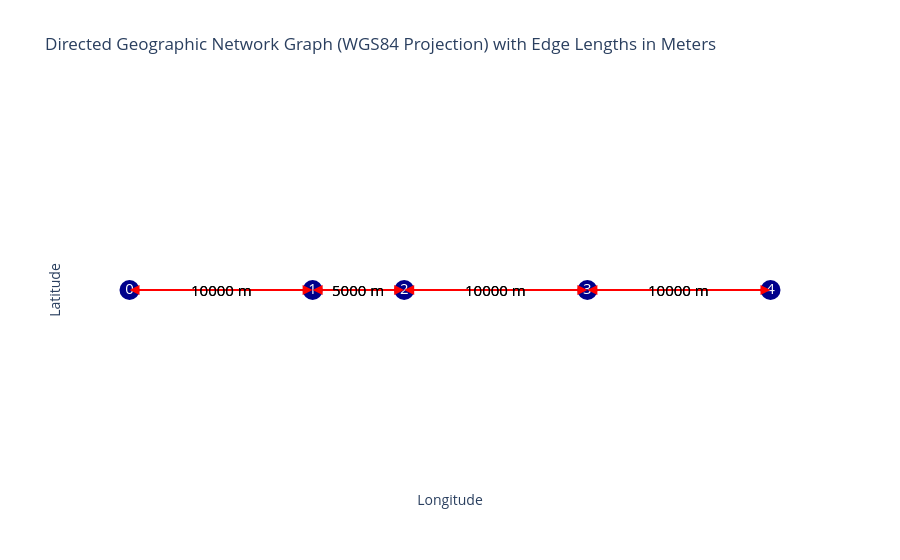

Source (notebook cell):
### Code cell
opentnsim.graph.plot_graph(FG)

### Figure 1 — Plotly figure (JSON) as saved in the notebook; plotly's stock layout.template omitted (floating-point values rounded to 4 significant figures)
{"data": [{"hoverinfo": "none", "line": {"color": "red", "width": 2}, "mode": "lines", "type": "scatter", "x": [0, 0.08983], "y": [0, 0]}, {"hoverinfo": "none", "line": {"color": "red", "width": 2}, "mode": "lines", "type": "scatter", "x": [0.08983, 0], "y": [0, 0]}, {"hoverinfo": "none", "line": {"color": "red", "width": 2}, "mode": "lines", "type": "scatter", "x": [0.08983, 0.1347], "y": [0, 0]}, {"hoverinfo": "none", "line": {"color": "red", "width": 2}, "mode": "lines", "type": "scatter", "x": [0.1347, 0.08983], "y": [0, 0]}, {"hoverinfo": "none", "line": {"color": "red", "width": 2}, "mode": "lines", "type": "scatter", "x": [0.1347, 0.2246], "y": [0, 0]}, {"hoverinfo": "none", "line": {"color": "red", "width": 2}, "mode": "lines", "type": "scatter", "x": [0.2246, 0.1347], "y": [0, 0]}, {"hoverinfo": "none", "line": {"color": "red", "width": 2}, "mode": "lines", "type": "scatter", "x": [0.2246, 0.3144], "y": [0, 0]}, {"hoverinfo": "none", "line": {"color": "red", "width": 2}, "mode": "lines", "type": "scatter", "x": [0.3144, 0.2246], "y": [0, 0]}, {"hoverinfo": "text", "marker": {"color": "darkblue", "size": 20}, "mode": "markers+text", "text": ["0", "1", "2", "3", "4"], "textfont": {"color": "white", "size": 15}, "textposition": "middle center", "type": "scatter", "x": [0, 0.08983, 0.1347, 0.2246, 0.3144], "y": [0, 0, 0, 0, 0]}], "layout": {"annotations": [{"arrowcolor": "red", "arrowhead": 2, "arrowsize": 2, "arrowwidth": 1, "ax": 0, "axref": "x", "ay": 0, "ayref": "y", "showarrow": true, "x": 0.08983, "xref": "x", "y": 0, "yref": "y"}, {"arrowcolor": "red", "arrowhead": 2, "arrowsize": 2, "arrowwidth": 1, "ax": 0.08983, "axref": "x", "ay": 0, "ayref": "y", "showarrow": true, "x": 0, "xref": "x", "y": 0, "yref": "y"}, {"arrowcolor": "red", "arrowhead": 2, "arrowsize": 2, "arrowwidth": 1, "ax": 0.08983, "axref": "x", "ay": 0, "ayref": "y", "showarrow": true, "x": 0.1347, "xref": "x", "y": 0, "yref": "y"}, {"arrowcolor": "red", "arrowhead": 2, "arrowsize": 2, "arrowwidth": 1, "ax": 0.1347, "axref": "x", "ay": 0, "ayref": "y", "showarrow": true, "x": 0.08983, "xref": "x", "y": 0, "yref": "y"}, {"arrowcolor": "red", "arrowhead": 2, "arrowsize": 2, "arrowwidth": 1, "ax": 0.1347, "axref": "x", "ay": 0, "ayref": "y", "showarrow": true, "x": 0.2246, "xref": "x", "y": 0, "yref": "y"}, {"arrowcolor": "red", "arrowhead": 2, "arrowsize": 2, "arrowwidth": 1, "ax": 0.2246, "axref": "x", "ay": 0, "ayref": "y", "showarrow": true, "x": 0.1347, "xref": "x", "y": 0, "yref": "y"}, {"arrowcolor": "red", "arrowhead": 2, "arrowsize": 2, "arrowwidth": 1, "ax": 0.2246, "axref": "x", "ay": 0, "ayref": "y", "showarrow": true, "x": 0.3144, "xref": "x", "y": 0, "yref": "y"}, {"arrowcolor": "red", "arrowhead": 2, "arrowsize": 2, "arrowwidth": 1, "ax": 0.3144, "axref": "x", "ay": 0, "ayref": "y", "showarrow": true, "x": 0.2246, "xref": "x", "y": 0, "yref": "y"}, {"font": {"color": "black", "size": 15}, "showarrow": false, "text": "10000 m", "x": 0.04492, "y": 0}, {"font": {"color": "black", "size": 15}, "showarrow": false, "text": "10000 m", "x": 0.04492, "y": 0}, {"font": {"color": "black", "size": 15}, "showarrow": false, "text": "5000 m", "x": 0.1123, "y": 0}, {"font": {"color": "black", "size": 15}, "showarrow": false, "text": "5000 m", "x": 0.1123, "y": 0}, {"font": {"color": "black", "size": 15}, "showarrow": false, "text": "10000 m", "x": 0.1797, "y": 0}, {"font": {"color": "black", "size": 15}, "showarrow": false, "text": "10000 m", "x": 0.1797, "y": 0}, {"font": {"color": "black", "size": 15}, "showarrow": false, "text": "10000 m", "x": 0.2695, "y": 0}, {"font": {"color": "black", "size": 15}, "showarrow": false, "text": "10000 m", "x": 0.2695, "y": 0}], "plot_bgcolor": "white", "showlegend": false, "title": {"text": "Directed Geographic Network Graph (WGS84 Projection) with Edge Lengths in Meters"}, "xaxis": {"showgrid": false, "showticklabels": false, "title": {"text": "Longitude"}, "zeroline": false}, "yaxis": {"showgrid": false, "showticklabels": false, "title": {"text": "Latitude"}, "zeroline": false}}}
